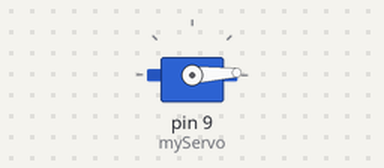
A sketch run on a simulated Arduino Uno, built with avr-gcc and run on an emulated ATmega328P. Shown: servo.

Above: at 0.05 s.
At 1.3 s:
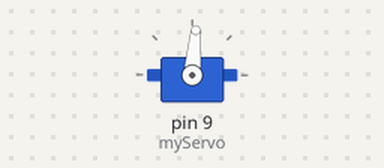
At 2.6 s:
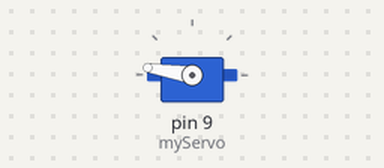
At 5.2 s:
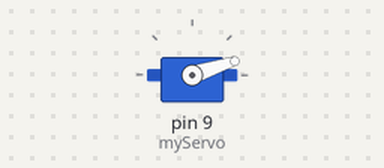
Timing chart, 0 to 7.1 s (numbered marks = the images above):
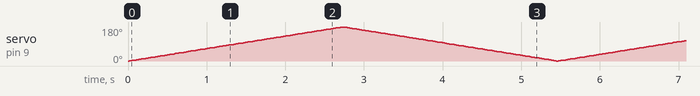

The sketch:

servo.ino
```cpp
#include <Servo.h>

int position = 0;
Servo myServo;

void setup() {
    myServo.attach(9);
}

void loop() {
    for (position = 0; position <= 180; position++) {
        myServo.write(position);
        delay(15);
    }

    for (position = 180; position >= 0; position--) {
        myServo.write(position);
        delay(15);
    }
}
```
